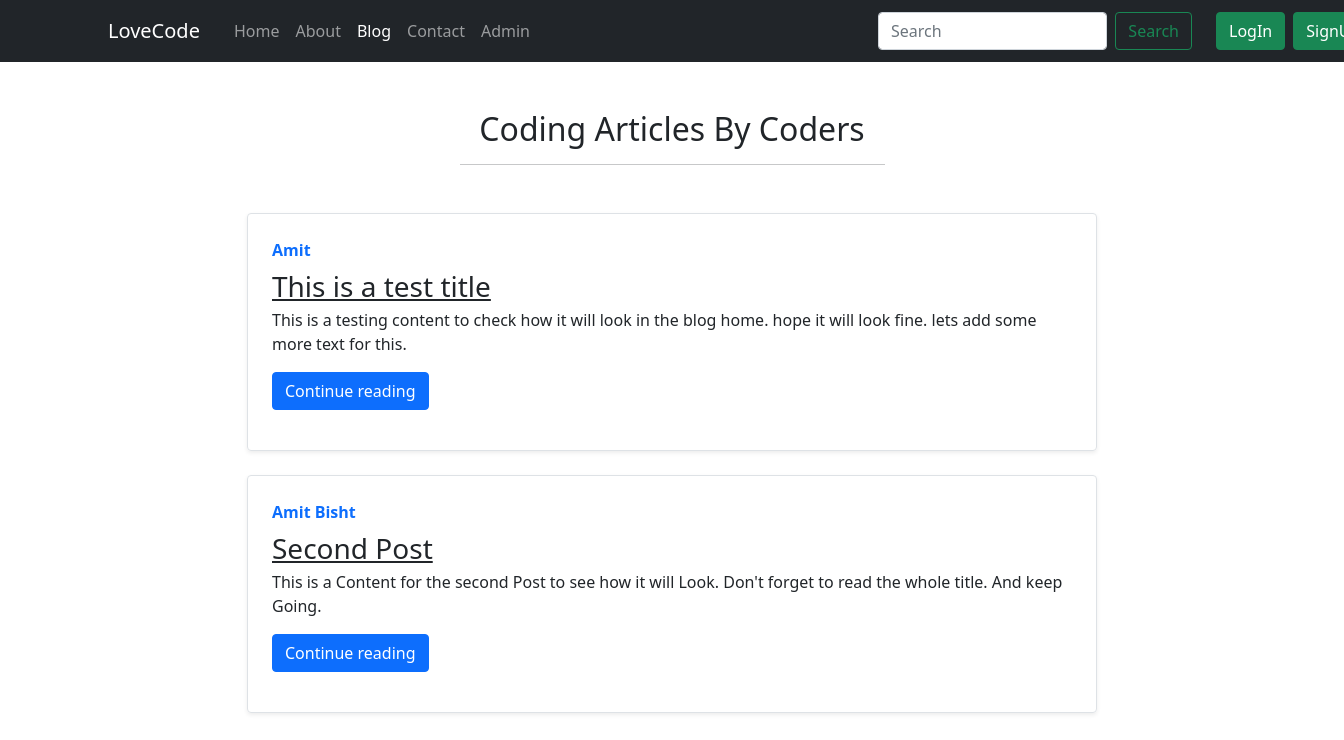
The page /blog/ on the database as committed earlier.
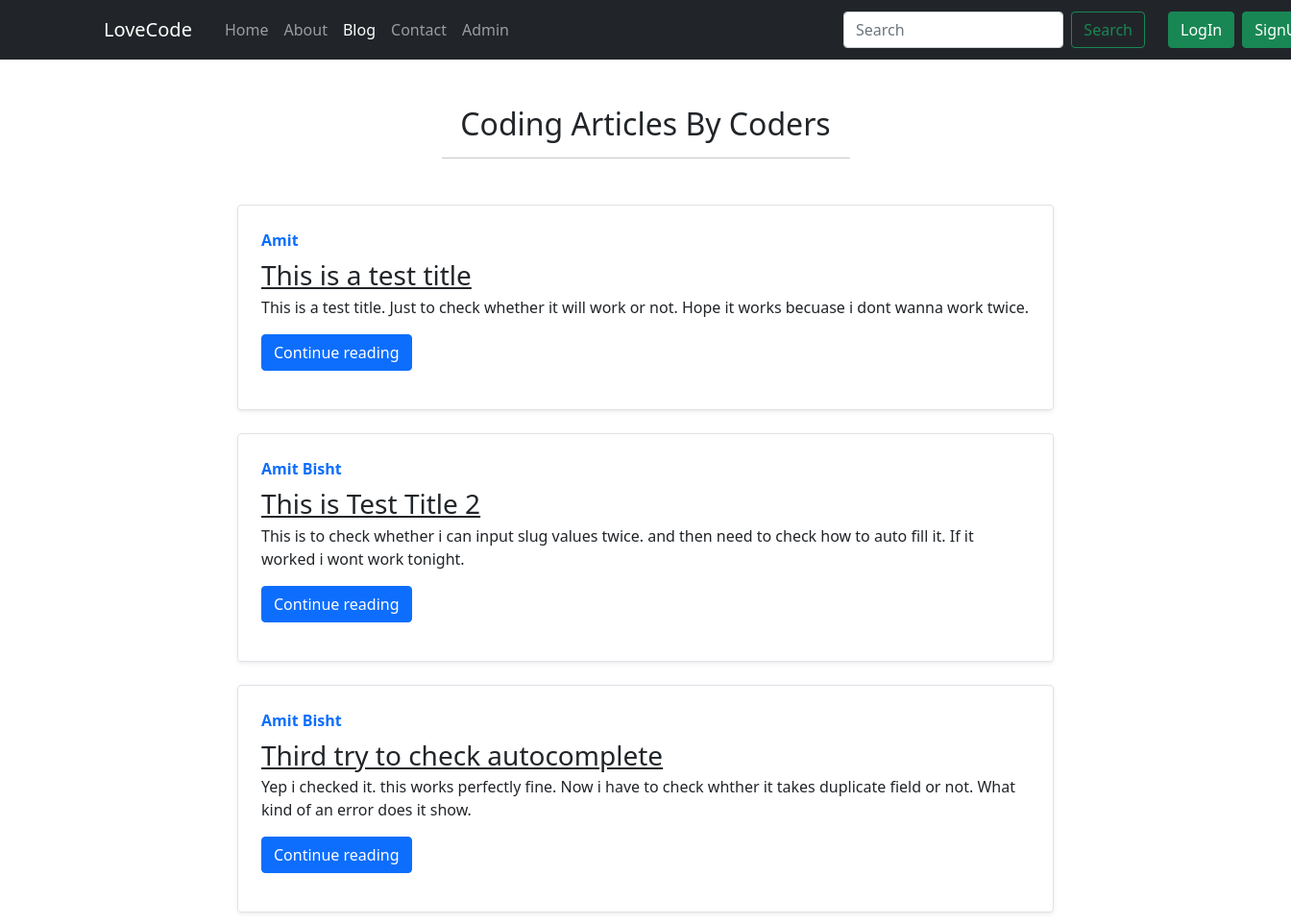
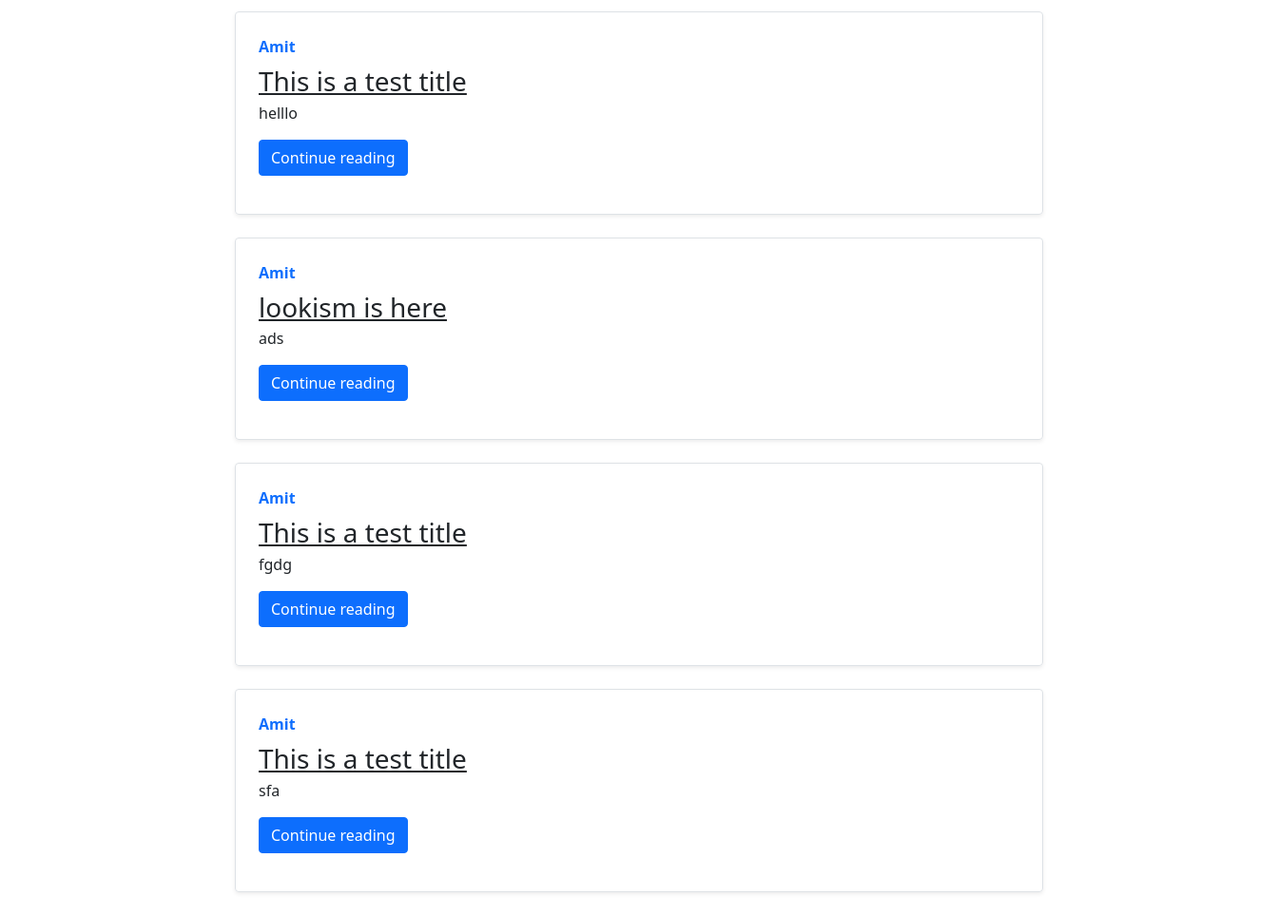
The same page on the database as committed later (2 pictures, top to bottom).
### blog/models.py (models this page shows, shortened)
class Post(models.Model):
    id = models.AutoField(primary_key=True)
    title = models.CharField(max_length=50)
    content = models.TextField()
    author = models.CharField(max_length=25)
    slug = models.SlugField(unique=True,blank=True)
    timestamp = models.DateTimeField(blank=True)
    class Meta:
        unique_together = ['title','slug']

### blog/views.py (the view)
# urls.py: path('',blogHome,name='blogHome'),
def blogHome(request):
    allPosts = Post.objects.all()
    context = {'allPosts': allPosts}
    return render(request,'blog/blogHome.html',context)

### templates/blog/blogHome.html (shortened to what this page needs)
{% extends 'base.html' %}
{% block Blog %}active{% endblock %}
{% block css %}
{% load static %}
<link rel="stylesheet" href="{% static 'home/style.css' %}">
{% endblock css %}
{% block body %}
<div class="container p-0 mt-5">
  <h2 class="text-center mt-4">Coding Articles By Coders</h2>
  <hr class="mb-5 mx-auto w-50">
  {% for post in allPosts %}
  <div class="row g-0 border rounded overflow-hidden flex-md-row mb-4 shadow-sm h-md-250 position-relative">
    <div class="col p-4 d-flex flex-column position-static">
      <strong class="d-inline-block mb-2 text-primary">{{post.author}}</strong>
      <h3 class="mb-0"><a href="{{post.slug}}" class="text-dark">{{post.title}}</a></h3>
      <p class="card-text mb-auto">{{post.content|truncatechars:200}}</p>
      <div>
        <a href="{{post.slug}}" role="button" class="btn btn-primary my-3">Continue reading</a>
      </div>
    </div>
  </div>
  {% endfor %}
</div>
{% endblock body %}

### templates/base.html (shortened to what this page needs)
<!DOCTYPE html>
<html lang="en">
<head>
  <link href="https://cdn.jsdelivr.net/npm/bootstrap@5.0.1/dist/css/bootstrap.min.css" rel="stylesheet"
 />
  {% load static %}
  {% block css %}{% endblock css %}
</head>
<body>
  <nav class="navbar navbar-expand-lg navbar-dark bg-dark">
    <div class="container-fluid">
      <div class="col-1 ms-5 ps-5">
        <a class="navbar-brand" href="/">LoveCode</a>
      </div>
      <div class="collapse navbar-collapse col-12" id="navbarSupportedContent">
        <ul class="navbar-nav ms-5 ps-2 mb-2 mb-lg-0 col-6">
          <li class="nav-item">
            <a class="nav-link {% block Home %}{% endblock %}" aria-current="page" href="/">Home</a>
          </li>
          <li class="nav-item">
            <a class="nav-link {% block About %}{% endblock %}" href="/about">About</a>
          </li>
          <li class="nav-item">
            <a class="nav-link {% block Blog %}{% endblock %}" href="/blog/">Blog</a>
          </li>
          <li class="nav-item">
            <a class="nav-link {% block Contacts %}{% endblock %}" href="/contact">Contact</a>
          </li>
          <li class="nav-item">
            <a class="nav-link" href="/admin/" target="_blank">Admin</a>
          </li>
        </ul>
        <div class="col-3">
          <form class="d-flex p-0" method="GET" action="/search">
            <input class="form-control me-2" type="search" placeholder="Search" name="query" id='query' />
            <button class="btn btn-outline-success me-3" type="submit">
              Search
            </button>
          </form>
        </div>
        {% if user.is_authenticated %}
        <div class="dropdown">
          <button class="btn btn-secondary dropdown-toggle" type="button" id="dropdownMenuButton1"
            data-bs-toggle="dropdown" aria-expanded="false">
            Welcome {{request.user}}
          </button>
          <ul class="dropdown-menu" aria-labelledby="dropdownMenuButton1">
            <form action="/logout/" method="post">
              {% csrf_token %}
              <li><button type="submit" class='dropdown-item'>Logout</button></li>
            </form>
          </ul>
        </div>
        {% else %}
        <div class="col-1 d-flex">
          <button type="button" class="btn btn-success mx-2 my-1" data-bs-toggle="modal" data-bs-target="#logInModal">
            LogIn
          </button>
          <button type="button" class="btn btn-success my-1" data-bs-toggle="modal" data-bs-target="#signupModal">
            SignUp
          </button>
          {% endif %}
        </div>
      </div>
    </div>
  </nav>
  {% block body %} {% endblock body %}
</body>
</html>

### static/home/style.css (style rules this page uses)
.container { width: 850px; margin: 10px auto 10px ; }
form { padding: 0% 7% 1%; }

Rows that differ between the two databases and show on the page:
changed Post: content "This is a testing content to check how it will look in the blog home. hope it will look fine. lets add some more text for this." → "This is a test title. Just to check whether it will work or not. Hope it works becuase i dont wanna work twice."
changed Post: title "Second Post" → "This is Test Title 2"; content "This is a Content for the second Post to see how it will Look. Don't forget to read the whole title. And keep Going." → "This is to check whether i can input slug values twice. and then need to check how to auto fill it. If it worked i wont work tonight."
added Post: author "Amit Bisht", title "Third try to check autocomplete", content "Yep i checked it. this works perfectly fine. Now i have to check whther it takes duplicate field or not. What kind of an error does it show."
added Post: author "Amit", title "This is a test title", content "helllo"
added Post: author "Amit", title "lookism is here", content "ads"
added Post: author "Amit", title "This is a test title", content "fgdg"
added Post: author "Amit", title "This is a test title", content "sfa"
